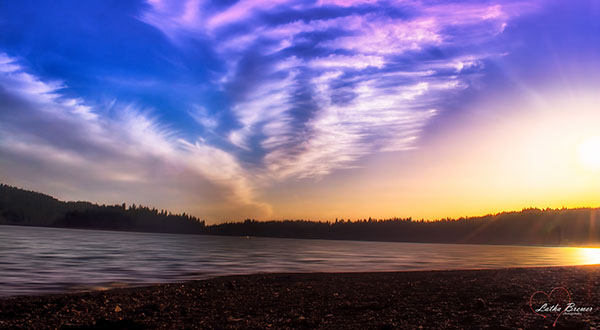
#> input picture cs441-applied-machine-learning/EMSegmentation-lib/pics/smallsunset.jpg, 600 x 330 px, given in place of running-shoe-371624_1920.jpg, which was not available
$ jupyter execute Manipulating_an_Image_in_Python.ipynb   (older library calls are emulated)   (text cells are left out)
#> lines starting #> are read from the running program, lines starting #| are printed output that depends on the picture; pictures that were not available may be replaced by others from this repository, and a replacement may not be noted
[cell 1]
# Licensed under the Apache License, Version 2.0 (the "License");
# you may not use this file except in compliance with the License.
# You may obtain a copy of the License at
#
# https://www.apache.org/licenses/LICENSE-2.0
#
# Unless required by applicable law or agreed to in writing, software
# distributed under the License is distributed on an "AS IS" BASIS,
# WITHOUT WARRANTIES OR CONDITIONS OF ANY KIND, either express or implied.
# See the License for the specific language governing permissions and
# limitations under the License.

[cell 2]
from google.colab import files

uploaded = files.upload()
#> the answer given: smallsunset.jpg

for fn in uploaded.keys():
  print('User uploaded file "{name}" with length {length} bytes'.format(
      name=fn, length=len(uploaded[fn])))

[cell 3]
from PIL import Image
import matplotlib.pyplot as plt

image_file = "running-shoe-371624_1920.jpg"

with Image.open(image_file) as sneaker:
#> sneaker is the input picture: PIL image 600x330 RGB; mean R, G, B 119, 107.5, 142
  plt.imshow(sneaker)
  plt.show()

[cell 4]
from PIL import Image
import matplotlib.pyplot as plt

image_width_height = None

with Image.open(image_file) as sneaker:
  image_width_height = sneaker.size
#> image_width_height = (600, 330)

print(image_width_height)
#| (600, 330)

[cell 5]
max_dimension = max(image_width_height)
#> max_dimension = 600

print(max_dimension)
#| 600

[cell 6]
width_padding = max_dimension - image_width_height[0]
#> width_padding = 0
height_padding = max_dimension - image_width_height[1]
#> height_padding = 270

print("Width padding: {}, Height padding: {}".format(width_padding, height_padding))
#| Width padding: 0, Height padding: 270

[cell 7]
left_padding = width_padding // 2
#> left_padding = 0
right_padding = width_padding - left_padding
#> right_padding = 0

top_padding = height_padding // 2
#> top_padding = 135
bottom_padding = height_padding - top_padding
#> bottom_padding = 135

print("Left padding: {}, Top padding {}, Right padding: {}, Bottom padding {}".format(
  left_padding,
  top_padding,
  right_padding,
  bottom_padding))
#| Left padding: 0, Top padding 135, Right padding: 0, Bottom padding 135

[cell 8]
from PIL import ImageOps

padding = (
  left_padding,
  top_padding,
  right_padding,
  bottom_padding
)
#> padding = (0, 135, 0, 135)

image = Image.open("running-shoe-371624_1920.jpg")
padded_image = ImageOps.expand(image, padding, (255,255,255,255))
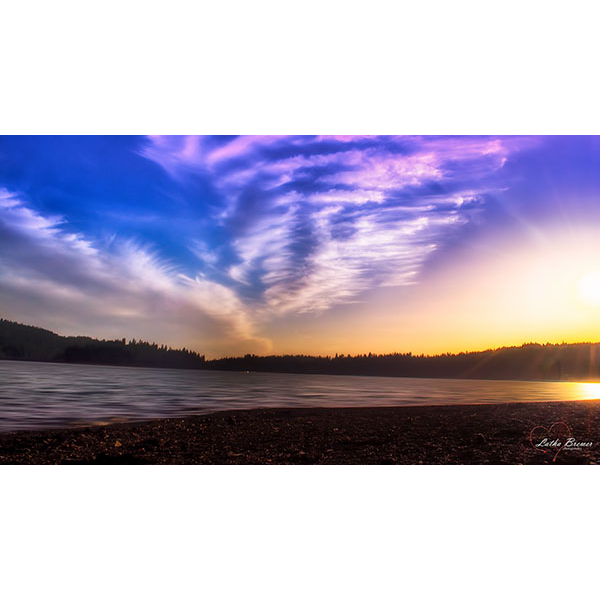
#> padded_image: PIL image 600x600 RGB; mean R, G, B 180.2, 173.9, 192.9
image.close()

_ = plt.imshow(padded_image)

[cell 9]
padded_image.size
#> Out = (600, 600)

[cell 10]
desired_size = (200, 200)

resized_image = padded_image.resize(desired_size, Image.ANTIALIAS)
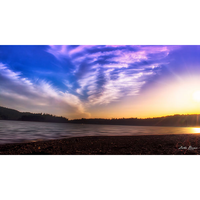
#> resized_image: PIL image 200x200 RGB; mean R, G, B 180.2, 173.8, 192.8
_ = plt.imshow(resized_image)

[cell 11]
resized_image.size

[cell 12]
# Upload the file you just downloaded from your computer to the Colab runtime

from google.colab import files

uploaded = files.upload()
#> the answer given: RobertMixed03.jpg

for fn in uploaded.keys():
  print('User uploaded file "{name}" with length {length} bytes'.format(
      name=fn, length=len(uploaded[fn])))

[cell 13]
### YOUR CODE HERE ###

# Open the image file and plot the image

# Print the dimension of the image

# Find the longer dimension

# Compute the delta width and height

# Compute the padding amounts

# Pad and plot the image

# Resize and plot the image

[cell 14]
from PIL import Image
import matplotlib.pyplot as plt

image_file = "football.jpg"

with Image.open(image_file) as cleat:
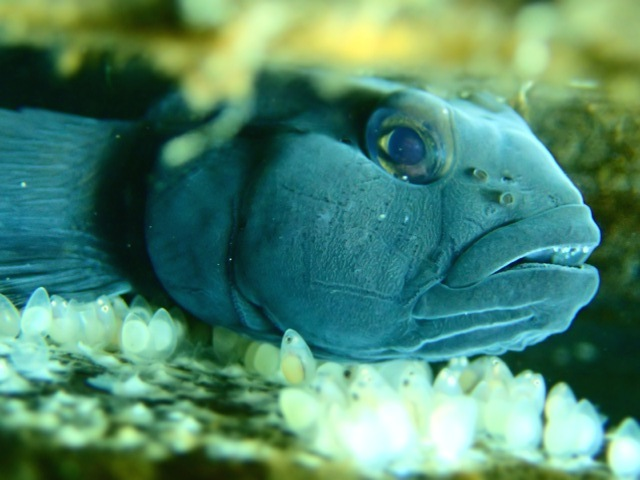
#> input picture cs441-applied-machine-learning/EMSegmentation-lib/pics/RobertMixed03.jpg, 640 x 480 px, given in place of football.jpg, which was not available
#> cleat is the input picture: PIL image 640x480 RGB; mean R, G, B 80, 135.8, 110.5
  plt.imshow(cleat)
  plt.show()

[cell 15]
from PIL import Image
import matplotlib.pyplot as plt

image_width_height = None

with Image.open(image_file) as cleat:
  image_width_height = cleat.size

print(image_width_height)
#| (640, 480)

[cell 16]
max_dimension = max(image_width_height)

print(max_dimension)
#| 640

[cell 17]
width_padding = max_dimension - image_width_height[0]
height_padding = max_dimension - image_width_height[1]

print("Width padding: {}, Height padding: {}".format(width_padding, height_padding))
#| Width padding: 0, Height padding: 160

[cell 18]
left_padding = width_padding // 2
right_padding = width_padding - left_padding

top_padding = height_padding // 2
bottom_padding = height_padding - top_padding

print("Left padding: {}, Top padding {}, Right padding: {}, Bottom padding {}".format(
  left_padding,
  top_padding,
  right_padding,
  bottom_padding))
#| Left padding: 0, Top padding 80, Right padding: 0, Bottom padding 80

[cell 19]
from PIL import ImageOps

padding = (
  left_padding,
  top_padding,
  right_padding,
  bottom_padding
)

image = Image.open("football.jpg")
padded_image = ImageOps.expand(image, padding, (255,255,255,255))
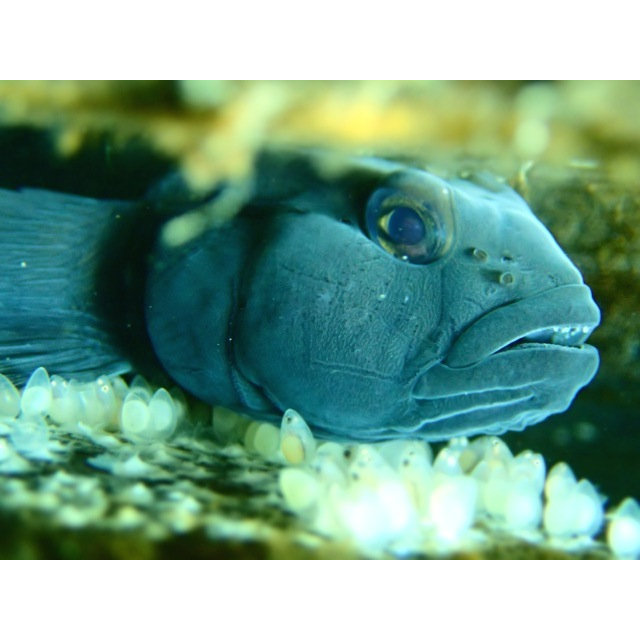
#> padded_image: PIL image 640x640 RGB; mean R, G, B 123.8, 165.6, 146.6
image.close()

_ = plt.imshow(padded_image)

[cell 20]
padded_image.size

[cell 21]
desired_size = (200, 200)

resized_image = padded_image.resize(desired_size, Image.ANTIALIAS)
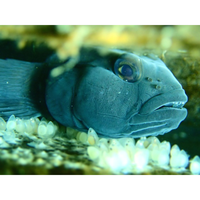
#> resized_image: PIL image 200x200 RGB; mean R, G, B 123.7, 165.6, 146.6
_ = plt.imshow(resized_image)

[cell 22]
resized_image.size

[cell 23]
### YOUR CODE HERE ###
import PIL
from PIL import Image

img = Image.open('football.jpg')

# type(img)

# PIL.JpegImagePlugin.JpegImageFile

# Flip the image horizontally (left to right)
out = img.transpose(Image.FLIP_LEFT_RIGHT)
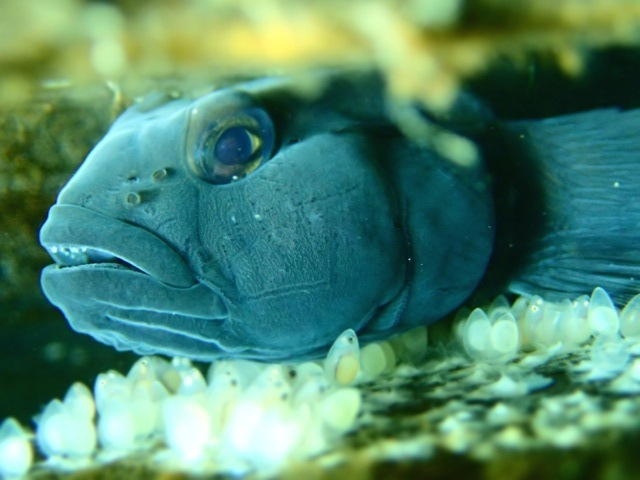
#> out: PIL image 640x480 RGB; mean R, G, B 80, 135.8, 110.5

# Plot the image to show the image is indeed flipped horizontally
out
